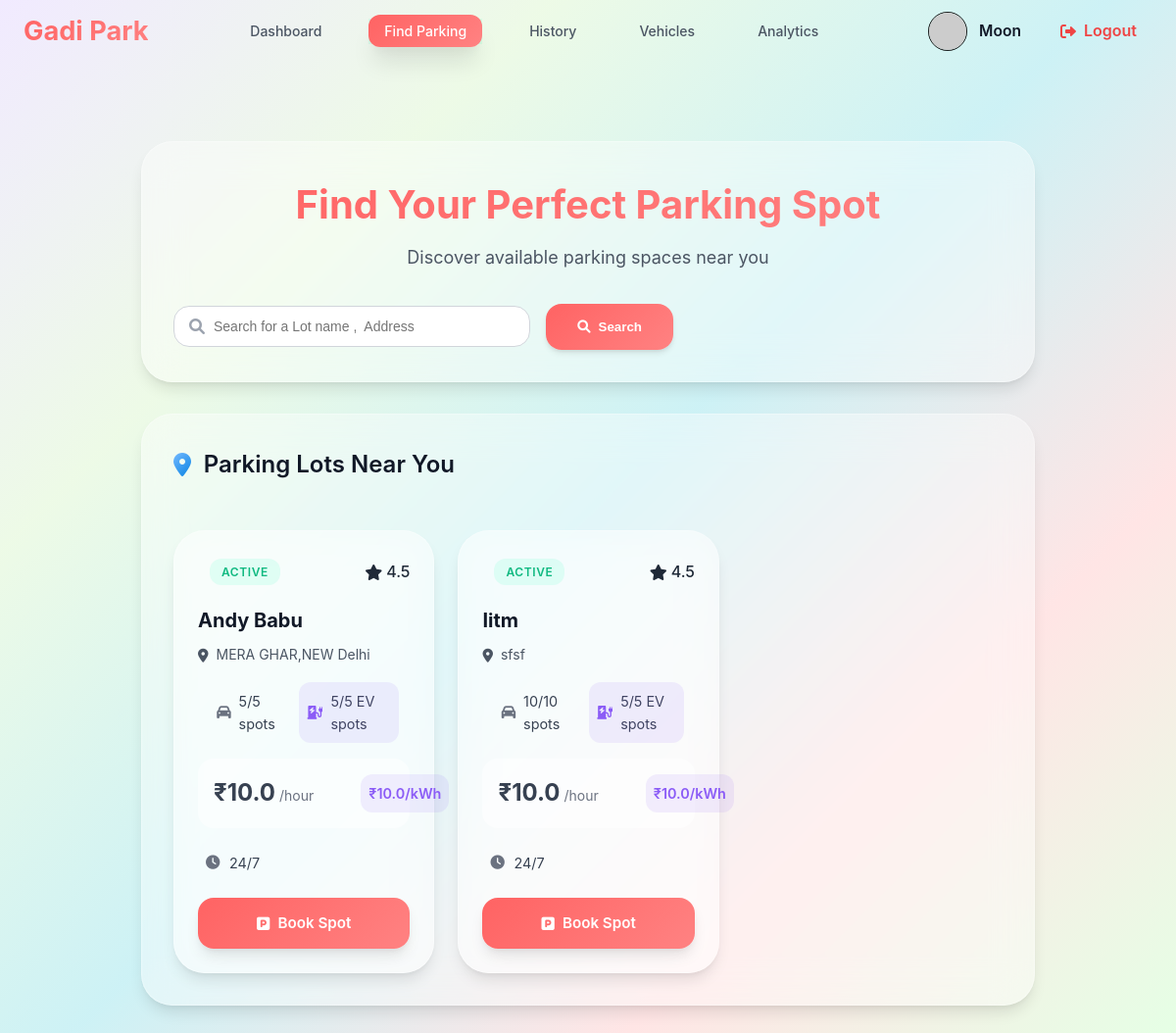
The page /find_parking (signed in) on the database its author committed.
### models/user.py (models this page shows, shortened)
class User(db.Model):
    __tablename__ = 'users'
    id=db.Column(db.Integer,primary_key=True)
    username=db.Column(db.String(80),unique=True,nullable=False)
    password_hash=db.Column(db.String(128),nullable=False)
    full_name=db.Column(db.String(80),nullable=True)
    is_admin=db.Column(db.Boolean,default=False)
    wallet_balance=db.Column(db.Float,default=0.00)
    total_parkings=db.Column(db.Integer,default=0)
    total_spendings=db.Column(db.Float,default=0)
    registration_date=db.Column(db.DateTime,default=db.func.current_timestamp())

### models/parking_lot.py (models this page shows, shortened)
class ParkingLot(db.Model):
    __tablename__ = 'parking_lots'
    id = db.Column(db.Integer, primary_key=True)
    name= db.Column(db.String(80), unique=True, nullable=False)
    address = db.Column(db.String(200), nullable=False)
    pincode = db.Column(db.String(10), nullable=False)
    hourly_rate = db.Column(db.Float, nullable=False)
    total_spots = db.Column(db.Integer, nullable=False)
    occupied_regular_spots = db.Column(db.Integer, default=0)
    occupied_ev_spots = db.Column(db.Integer, default=0)
    ev_spots = db.Column(db.Integer, default=0)
    ev_charging_rate = db.Column(db.Float, nullable=True)
    opening_time = db.Column(db.String(10), nullable=True)
    closing_time = db.Column(db.String(10), nullable=True)
    is_24_hours = db.Column(db.Boolean, default=False)
    description = db.Column(db.String(200), nullable=True)

### routes/user.py (the view)
@user_bp.route('/find_parking',methods=['POST','GET'])
@login_required
@user_required
def find_parking():
    user=User.query.get(session.get('user_id'))
    vehicles=Vehicle.query.filter_by(user_id=user.id)
    lots=ParkingLot.query.all()
    search=request.args.get('search','').strip()
    if search:
        lots=ParkingLot.query.filter(ParkingLot.name.ilike(f'%{search}%') | ParkingLot.address.ilike(f'%{search}%')).all()
    lot_id=request.args.get('lot_id')
    current_booking_time= request.args.get('current_booking_time')
    current_booking_date= request.args.get('current_booking_date')
    is_booked_by_user=Booking.query.filter_by(user_id=user.id).first()
    if is_booked_by_user:
        flash('You have any active bookings.', 'error')
        return redirect(url_for('user.user_dashboard'))
    lot = None
    if request.method == 'GET' and lot_id:
        lot = ParkingLot.query.filter_by(id=lot_id).first()
    return render_template('find_parking.html',lots=lots,lot=lot,vehicles=vehicles,current_booking_time=current_booking_time,current_booking_date=current_booking_date,user=user)

### Templates/find_parking.html (shortened to what this page needs)
{% extends "base.html" %}
{% block style %}
<link rel="stylesheet" href="{{url_for('static',filename='css/base.css')}}">
<link rel="stylesheet" href="{{url_for('static',filename='css/find_parking.css')}}">
<link rel="stylesheet" href="{{url_for('static',filename='css/modal.css')}}">
<link rel="stylesheet" href="https://cdnjs.cloudflare.com/ajax/libs/font-awesome/6.0.0/css/all.min.css">
{% endblock %}
{% block content %}
{% include "user_navbar.html" %}
<div class="user-main-content">
    <div class="search-section bg">
        <div class="search-header">
            <h1>Find Your Perfect Parking Spot</h1>
            <p>Discover available parking spaces near you</p>
        </div>
        <form action="{{url_for('user.find_parking')}}" class="search-form" method="get">
            <div class="search-container" id="search-container">
                <div class="search-box">
                    <i class="fas fa-search"></i>
                    <input type="search" placeholder="Search for a Lot name ,  Address" class="search-input" name="search" required>
                </div>
                <button type="submit" class="search-btn">
                    <i class="fas fa-search"></i>
                    Search
                </button>
            </div>
        </form>
    </div>
    <div class="parking-lots-section bg" style="padding: 2rem;">
        <div class="parking-header" >
            <h2>
                <i class="fas fa-map-marker-alt"></i>
                Parking Lots Near You
            </h2>
        </div>
        <div class="parking-lots-card-container">
            {% for lot in lots %}
            <div class="parking-lot-card bg" id="parking-lot-card" >
                <div class="card-header">
                    <div class="lot-status">
                        {% if lot.total_spots + lot.ev_spots == lot.occupied_regular_spots + lot.occupied_ev_spots %}
                            <div class="full lot-status">
                                Full
                            </div>
                        {% else %}
                            <div class="active lot-status">
                                Active
                            </div>
                        {% endif %}
                    </div>
                    <div class="lot-rating">
                        <i class="fas fa-star"></i>
                        <span>4.5</span>
                    </div>
                </div>
                <div class="card-content">
                    <h3 class="lot-name">{{ lot.name }}</h3>
                    <p class="lot-address">
                        <i class="fas fa-map-marker-alt"></i>
                        {{ lot.address }}
                    </p>
                    <div class="lot-features">
                        <div class="feature">
                            <i class="fas fa-car"></i>
                            <span>{{ lot.total_spots - lot.occupied_regular_spots }}/{{ lot.total_spots }} spots</span>
                        </div>
                        {% if lot.ev_spots > 0 %}
                        <div class="feature ev">
                            <i class="fas fa-charging-station"></i>
                            <span>{{ lot.ev_spots - lot.occupied_ev_spots }}/{{ lot.ev_spots }} EV spots</span>
                        </div>
                        {% endif %}
                    </div>
                    <div class="pricing-info">
                        <div class="price-main">
                            <span class="price">₹{{ lot.hourly_rate }}</span>
                            <span class="price-unit">/hour</span>
                        </div>
                        {% if lot.ev_spots > 0 %}
                        <div class="price-ev">
                            <span class="ev-price">₹{{ lot.ev_charging_rate }}/kWh</span>
                        </div>
                        {% endif %}
                    </div>
                    <div class="feature">
                        <i class="fas fa-clock"></i>
                        <span>
                            {% if lot.is_24_hours %}
                                24/7
                            {% else %}
                                {{ lot.opening_time }} - {{ lot.closing_time }}
                            {% endif %}
                        </span>
                    </div>
                </div>
                <div class="card-actions">
                    {% if lot.total_spots + lot.ev_spots == lot.occupied_regular_spots + lot.occupied_ev_spots %}
                    {%else%}
                    <a href="{{ url_for('booking.booking', lot_id=lot.id) }}" class="book-spot-btn btn-style">
                        <i class="fas fa-parking"></i>
                        Book Spot
                    </a>
                    {%endif%}
                </div>
            </div>
            {% endfor %}
            </div>
        </div>
    </div>
{% endblock %}

### Templates/user_navbar.html
{%extends "base.html" %}
{%block style%}
<link rel="stylesheet" href="{{url_for('static',filename='css/user_navbar.css')}}">
{%endblock%}
{%block content %}
{% set current_path = request.path %}
<nav class="top-navbar">
        <div class="nav-container">
            <div class="logo">
                <h2>Gadi Park</h2>
            </div>
            <ul class="nav-links">
                <li class="{% if current_path == url_for('user.user_dashboard')%}active{%endif%}"><a href="{{ url_for('user.user_dashboard') }}">Dashboard</a></li>
                <li class="{% if current_path == url_for('user.find_parking')%}active{%endif%}"><a href="{{ url_for('user.find_parking') }}">Find Parking</a></li>
                <li class="{% if current_path == url_for('user_activity.history')%}active{%endif%}"><a href="{{url_for('user_activity.history')}}">History</a></li>
                <li class="{% if current_path == url_for('user.vehicle')%}active{%endif%}"><a href="{{url_for('user.vehicle')}}">Vehicles</a></li>
                <li class="{% if current_path == url_for('user.user_charts')%}active{%endif%}"><a href="{{url_for('user.user_charts')}}">Analytics</a></li>
            </ul>
            <div class="user-actions">
                <a href="{{url_for('profile.profile')}}">
                    <div class="user-profile">
                        <div class="profile-avatar">
                            <img src="https://api.dicebear.com/9.x/open-peeps/svg?seed={{ username }}&backgroundColor=transparent&radius=50"alt="Profile Avatar"class="profile-avatar"/>
                        </div>
                        <span class="user-name">{{ user.full_name }}</span>
                    </div>
                </a>
                <a href="{{url_for('auth.logout')}}" class="logout-btn">
                    <i class="fas fa-sign-out-alt"></i>
                    <span>Logout</span>
                </a>
            </div>
        </div>
    </nav>
{%endblock%}

### Static/css/base.css (style rules this page uses)
:root { --main-gradient: linear-gradient(135deg, #FF6363 0%, #FF8282 100%); --gradient-blue: linear-gradient(135deg, #74b9ff 0%, #0984e3 100%); --gradient-purple: linear-gradient(135deg, #a29bfe 0%, #5044ad 100%); --gradient-pink: linear-gradient(135deg, #fd79a8 0%, #ff47fc 100%); --gradient-green: linear-gradient(135deg, #00b894 0%, #55efc4 100%); --gradient-orange: linear-gradient(135deg, #e17055 0%, #fdcb6e 100%); --gradient-red: linear-gradient(135deg, #e17055 0%, #ff1100 100%); --gradient-gray: linear-gradient(135deg, #dfe6e992 0%, #b2bec399 100%); --bg-gradient-main: linear-gradient(135deg, #F1EAFF 0%, #ecfae5f0 25%, #cbf1f5f5 50%, #FFE5E5 75%, #E5FFE5 100%); --bg-gradient-soft: linear-gradient(135deg, #ffeaa7 0%, #fab1a0 100%); --bg-gradient-cool: linear-gradient(135deg, #a8edea 0%, #fed6e3 100%); --white: #ffffff; --gray-50: #f9fafb; --gray-100: #f3f4f6; --gray-200: #e5e7eb; --gray-300: #d1d5db; --gray-400: #9ca3af; --gray-500: #6b7280; --gray-600: #4b5563; --gray-700: #374151; --gray-800: #1f2937; --gray-900: #111827; --shadow-sm: 0 1px 2px 0 rgba(0, 0, 0, 0.05); --shadow: 0 1px 3px 0 rgba(0, 0, 0, 0.1), 0 1px 2px 0 rgba(0, 0, 0, 0.06); --shadow-md: 0 4px 6px -1px rgba(0, 0, 0, 0.1), 0 2px 4px -1px rgba(0, 0, 0, 0.06); --shadow-lg: 0 10px 15px -3px rgba(0, 0, 0, 0.1), 0 4px 6px -2px rgba(0, 0, 0, 0.05); --shadow-xl: 0 20px 25px -5px rgba(0, 0, 0, 0.1), 0 10px 10px -5px rgba(0, 0, 0, 0.04); --shadow-2xl: 0 20px 25px -5px rgba(0, 0, 0, 0.208), 0 10px 10px -5px rgba(0, 0, 0, 0.04); --radius-sm: 0.375rem; --radius: 0.5rem; --radius-md: 0.75rem; --radius-lg: 1rem; --radius-xl: 1.5rem; --radius-2xl: 2rem; --refresh-btn-color:rgb(5, 84, 104); --available-color: #10b924aa; --occupied-color: #ef4444; --ev-color: #8b5cf6; --regular-color:#ffc0cb; --border-color: #ef4444; --transition: all 0.3s cubic-bezier(0.4, 0, 0.2, 1); --electric-color:rgb(255, 37, 248) (0.4, 0, 0.2, 1); }
* { margin: 0; padding: 0; box-sizing: border-box; }
body { font-family: 'Inter', sans-serif; background: var(--bg-gradient-main); color: var(--gray-800); line-height: 1.6; height: 100%; }
.user-main-content { width: 80%; margin: 0 auto; padding: 80px 1.5rem 2rem; }
.bg { background: rgba(255, 255, 255, 0.4); backdrop-filter: blur(20px); border-radius: var(--radius-2xl); box-shadow: var(--shadow-lg); border: 1px solid rgba(255, 255, 255, 0.3); }
.btn-style { background: var(--main-gradient); color: white; border: none; padding: 0.875rem 1.5rem; border-radius: var(--radius-lg); font-weight: 600; cursor: pointer; transition: var(--transition); display: flex; align-items: center; gap: 0.5rem; box-shadow: var(--shadow-lg); font-size: 0.95rem; }
.search-container { display: flex; justify-content: space-between; align-items: center; gap: 0rem; }
.search-box { position: relative; flex: 1; max-width: 500px; display: flex; gap: 0.5rem; }
.search-box i { position: absolute; left: 1rem; top: 50%; transform: translateY(-50%); color: var(--gray-400); }
.search-btn { display: flex; align-items: center; gap: 0.5rem; padding: 1rem 2rem; background: var(--main-gradient); color: var(--white); border: none; border-radius: var(--radius-lg); font-weight: 600; cursor: pointer; transition: var(--transition); box-shadow: var(--shadow-md); margin-right: 21rem; }
.search-box input { width: 100%; padding: 0.75rem 1rem 0.75rem 2.5rem; border: 1px solid var(--gray-300); border-radius: var(--radius-lg); font-size: 0.875rem; background: var(--white); transition: var(--transition); }
.parking-lots-section { padding: 2rem; }
.parking-lots-card-container { display: flex; flex-wrap: wrap; gap: 1.5rem; margin-top: 1.5rem; }
.parking-lot-card { padding: 1.5rem; transition: var(--transition); }
.card-header { display: flex; justify-content: space-between; align-items: center; margin-bottom: 1rem; }
.lot-status { padding: 0.25rem 0.75rem; border-radius: var(--radius-md); font-size: 0.75rem; font-weight: 600; text-transform: uppercase; letter-spacing: 0.05em; }
.active { background: rgba(17, 255, 176, 0.1); color: #10b981; }
.card-content h3 { font-size: 1.25rem; font-weight: 700; color: var(--gray-900); margin-bottom: 0.5rem; }
.lot-address { display: flex; align-items: center; gap: 0.5rem; color: var(--gray-600); margin-bottom: 0.25rem; font-size: 0.875rem; }
.booking-date, .user-name-small, .lot-name, .start-time, .amount { font-weight: 500; color: var(--gray-900); }

### rows shown on the page
User: full_name "Moon"
ParkingLot: shows "ACTIVE", name "Andy Babu", address "MERA GHAR,NEW Delhi", lot.total_spots-lot.occupied_regular_spots "5", total_spots "5", lot.ev_spots-lot.occupied_ev_spots "5", ev_spots "5", hourly_rate "10.0", ev_charging_rate "10.0", is_24_hours "24/7"
ParkingLot: shows "ACTIVE", name "Iitm", address "sfsf", lot.total_spots-lot.occupied_regular_spots "10", total_spots "10", lot.ev_spots-lot.occupied_ev_spots "5", ev_spots "5", hourly_rate "10.0", ev_charging_rate "10.0", is_24_hours "24/7"
